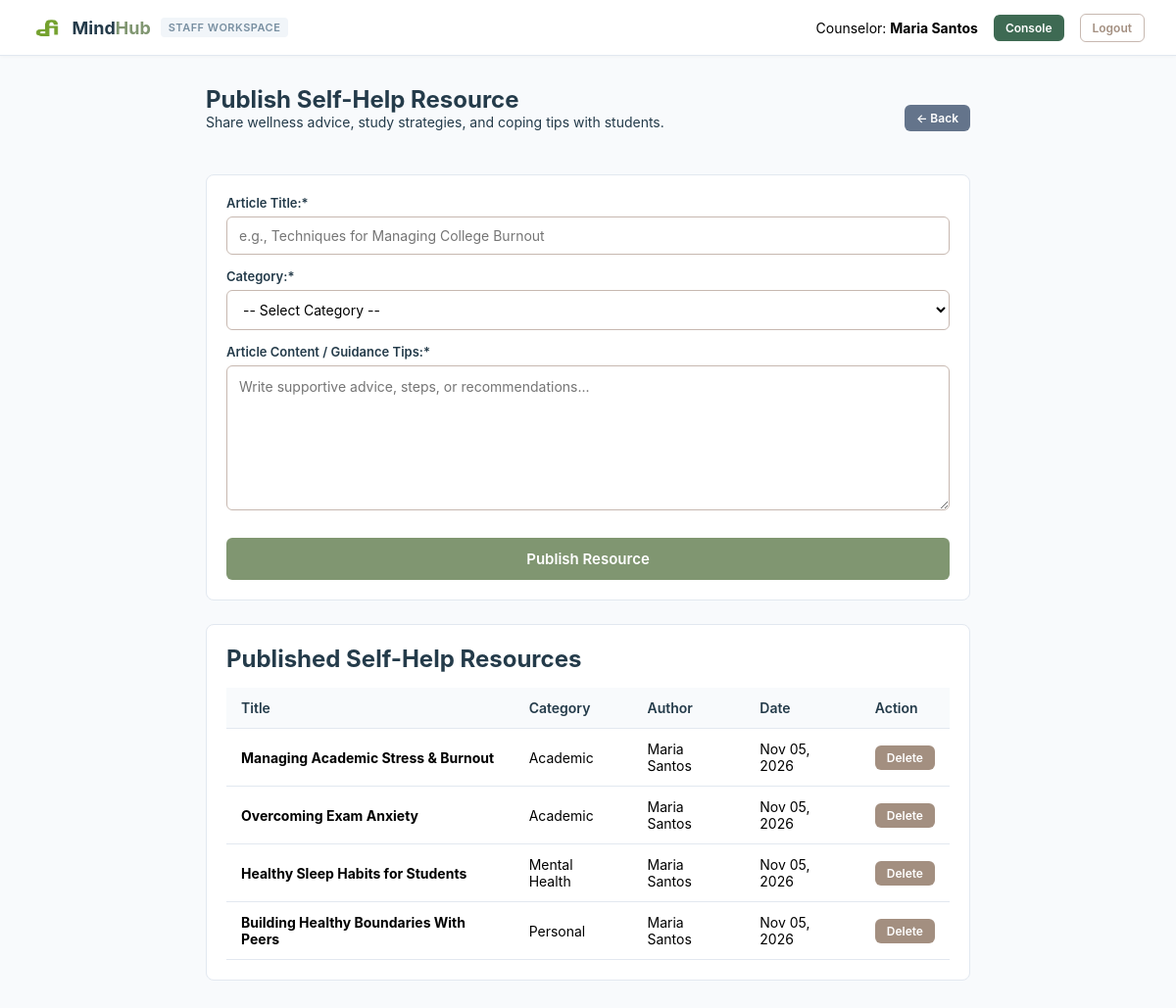
Screenshot of /counselors/add-resource.php (signed in) with the database file from the repository.
### tables this page shows
create table self_help_resources (
  resource_id int auto_increment primary key,
  title varchar(150) not null,
  category varchar(50) not null,
  content text not null,
  created_by int not null,
  created_at timestamp default current_timestamp,
  foreign key (created_by) references users(user_id)
);

create table users (
  user_id int auto_increment primary key,
  id_number varchar(20) not null unique,
  first_name varchar(50) not null,
  last_name varchar(50) not null,
  email varchar(100) not null unique,
  password_hash varchar(255) not null,
  role enum("student", "counselor", "admin") not null default "student",
  department_or_program varchar(50) default null,
  contact_number varchar(15) default null,
  created_at timestamp default current_timestamp
);

### counselors/add-resource.php (the view, shortened to what this page needs)
<?php
require_once __DIR__ . '/../config/db.php';
$listStmt = $pdo->query("
    SELECT
        r.resource_id,
        r.title,
        r.category,
        r.created_at,
        u.first_name,
        u.last_name
    FROM self_help_resources r
    JOIN users u ON r.created_by = u.user_id
    ORDER BY r.created_at DESC
");
$resources = $listStmt->fetchAll();
?>
<!DOCTYPE html>
<html lang="en">
<head>
    <link rel="stylesheet" href="../assets/css/style.css">
</head>
<body class="dashboard-body">
    <nav class="navbar">
        <a href="dashboard.php" class="brand">
            <img src="../assets/images/logo.png" alt="MindHub Logo">
            <span>Mind<span class="hub-accent">Hub</span></span>
            <span class="brand-badge">Staff Workspace</span>
        </a>
        <div class="user-info">
            <span>Counselor: <strong><?= htmlspecialchars($_SESSION['name'] ?? 'Staff') ?></strong></span>
            <a href="dashboard.php" class="btn-logout" style="background:#3e6a53; color:#fff; border:none;">Console</a>
            <a href="../logout.php" class="btn-logout">Logout</a>
        </div>
    </nav>
    <div class="dashboard-container" style="max-width: 820px;">
        <div class="welcome-header">
            <div>
                <h1>Publish Self-Help Resource</h1>
                <p>Share wellness advice, study strategies, and coping tips with students.</p>
            </div>
            <a href="dashboard.php" class="btn-logout" style="background:#64748b; color:#fff; border:none;">← Back</a>
        </div>
        <div class="table-container" style="margin-bottom: 24px;">
            <form method="POST">
                <div class="form-group">
                    <label>Article Title:*</label>
                    <input type="text" name="title" placeholder="e.g., Techniques for Managing College Burnout" required>
                </div>
                <div class="form-group">
                    <label>Category:*</label>
                    <select name="category" required>
                        <option value="">-- Select Category --</option>
                    </select>
                </div>
                <div class="form-group">
                    <label>Article Content / Guidance Tips:*</label>
                    <textarea name="content" rows="6" placeholder="Write supportive advice, steps, or recommendations..." required></textarea>
                </div>
                <button type="submit" class="btn-submit">Publish Resource</button>
            </form>
        </div>
        <div class="table-container">
            <h2>Published Self-Help Resources</h2>
            <?php if (empty($resources)): ?>
                <div class="empty-state">
                    <p>No self-help resources published yet.</p>
                </div>
            <?php else: ?>
                <table>
                    <thead>
                        <tr>
                            <th>Title</th>
                            <th>Category</th>
                            <th>Author</th>
                            <th>Date</th>
                            <th>Action</th>
                        </tr>
                    </thead>
                    <tbody>
                        <?php foreach ($resources as $item): ?>
                            <tr>
                                <td><strong><?= htmlspecialchars($item['title']) ?></strong></td>
                                <td><?= htmlspecialchars($item['category']) ?></td>
                                <td><?= htmlspecialchars($item['first_name'] . ' ' . $item['last_name']) ?></td>
                                <td><?= date('M d, Y', strtotime($item['created_at'])) ?></td>
                                <td>
                                    <form method="POST" onsubmit="return confirm('Are you sure you want to delete this resource?');" style="display:inline;">
                                        <button type="submit" class="action-btn btn-reject">Delete</button>
                                    </form>
                                </td>
                            </tr>
                        <?php endforeach; ?>
                    </tbody>
                </table>
            <?php endif; ?>
        </div>
    </div>
</body>
</html>

### assets/css/style.css (style rules this page uses)
:root { --matcha-primary: #809671; --matcha-hover: #275f02; --matcha-dark: #3e6a53; --matcha-dark-hover: #122E24; --palette-navy: #243B4A; --palette-blue: #788FA1; --palette-purple: #806375; --palette-brown: #A38F80; --palette-pink: #E8C7C7; --palette-tan: #C7B8B0; }
* { box-sizing: border-box; font-family: 'Plus Jakarta Sans', -apple-system, BlinkMacSystemFont, 'Segoe UI', sans-serif; }
html, body { margin: 0; padding: 0; }
body.dashboard-body { background-color: #f8fafc; min-height: 100vh; }
.header p, .welcome-header p { color: var(--palette-navy); font-size: 14px; margin: 0 0 20px; }
.btn-group, .form-footer, .welcome-header, .navbar, .counselor-topbar, .schedule-row, .followup-header, .modal-header { display: flex; justify-content: space-between; align-items: center; }
.form-group, .form-row { margin-bottom: 14px; }
label { display: block; font-weight: 600; font-size: 13px; color: var(--palette-navy); margin-bottom: 6px; }
input[type="text"], input[type="email"], input[type="password"], input[type="date"], select, textarea { width: 100%; padding: 10px 12px; font-size: 14px; border: 1px solid var(--palette-tan); border-radius: 6px; outline: none; background-color: #ffffff; transition: border-color 0.2s; }
textarea { line-height: 1.5; }
.btn-submit, .btn-book, .btn-look, .btn-back, .action-btn, .filter-btn, .btn-logout, .btn-counselor-logout, .btn-modal-close { border-radius: 6px; font-weight: 600; cursor: pointer; text-decoration: none; transition: background 0.2s; border: none; display: inline-block; text-align: center; }
.btn-submit { width: 100%; background-color: var(--matcha-primary); color: #ffffff; font-size: 15px; padding: 12px; margin-top: 10px; }
.action-btn { padding: 5px 12px; font-size: 12px; color: #ffffff; }
.btn-reject { background-color: var(--palette-brown); }
.btn-logout, .btn-counselor-logout { background-color: transparent; color: var(--palette-brown); border: 1px solid var(--palette-tan); padding: 6px 12px; font-size: 12px; }
.hub-accent { color: var(--matcha-primary); }
.navbar, .counselor-topbar { padding: 12px 32px; position: sticky; top: 0; z-index: 50; }
.navbar { background-color: #ffffff; border-bottom: 1px solid #e2e8f0; box-shadow: 0 1px 3px rgba(0, 0, 0, 0.03); }
.navbar .brand, .counselor-topbar .brand-title { display: flex; align-items: center; gap: 10px; font-size: 18px; font-weight: 700; text-decoration: none; }
.navbar .brand { color: var(--palette-navy); }
.navbar .brand img { height: 32px; width: auto; object-fit: contain; }
.navbar .brand-badge, .counselor-topbar .staff-tag { font-size: 11px; font-weight: 600; padding: 3px 8px; border-radius: 4px; text-transform: uppercase; letter-spacing: 0.5px; }
.navbar .brand-badge { background-color: #f1f5f9; color: var(--palette-blue); }
.navbar .user-info, .counselor-topbar .user-zone, .counselor-topbar .nav-zone { display: flex; align-items: center; gap: 16px; font-size: 14px; }
.dashboard-container { max-width: 1250px; margin: 30px auto; padding: 0 20px; }
.welcome-header { margin-bottom: 25px; flex-wrap: wrap; gap: 15px; }
.welcome-header h1 { color: var(--palette-navy); font-size: 24px; margin: 0; }
.stat-card, .table-container, .resource-card, .watchlist-item, .schedule-card, .patient-strip { background: #ffffff; border-radius: 8px; border: 1px solid #e2e8f0; padding: 20px; }
.table-container { overflow-x: auto; }
.table-container h2, .resource-card h3 { color: var(--palette-navy); margin: 0 0 15px; }
.table-container table { width: 100%; border-collapse: collapse; text-align: left; }
.table-container th, .table-container td { padding: 12px 15px; border-bottom: 1px solid #e2e8f0; font-size: 14px; }
.table-container th { background-color: #f8fafc; color: var(--palette-navy); font-weight: 600; }

### rows the page displays
self_help_resources: title "Managing Academic Stress & Burnout", category "Academic", created_by.last_name "Maria Santos", created_at "Nov 05, 2026"
self_help_resources: title "Overcoming Exam Anxiety", category "Academic", created_by.last_name "Maria Santos", created_at "Nov 05, 2026"
self_help_resources: title "Healthy Sleep Habits for Students", category "Mental Health", created_by.last_name "Maria Santos", created_at "Nov 05, 2026"
self_help_resources: title "Building Healthy Boundaries With Peers", category "Personal", created_by.last_name "Maria Santos", created_at "Nov 05, 2026"

### other values shown
$_SESSION['name'] "Maria Santos"
